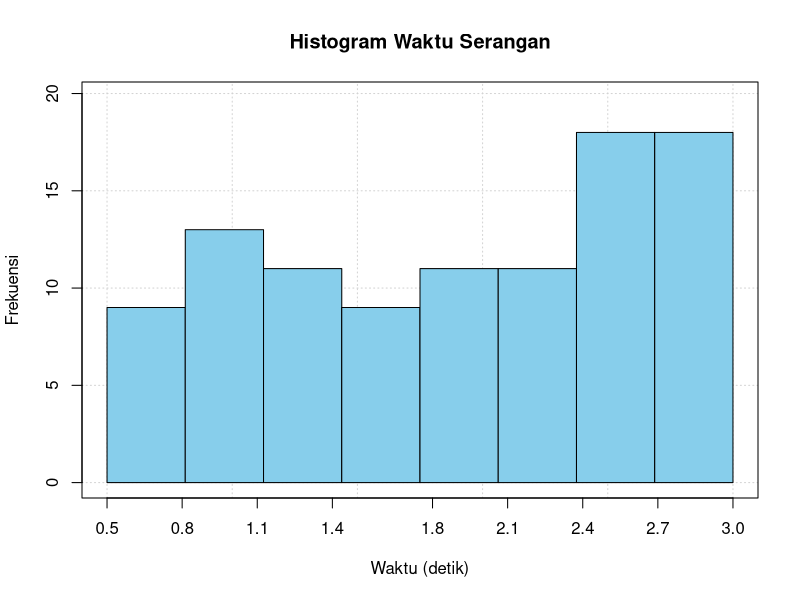
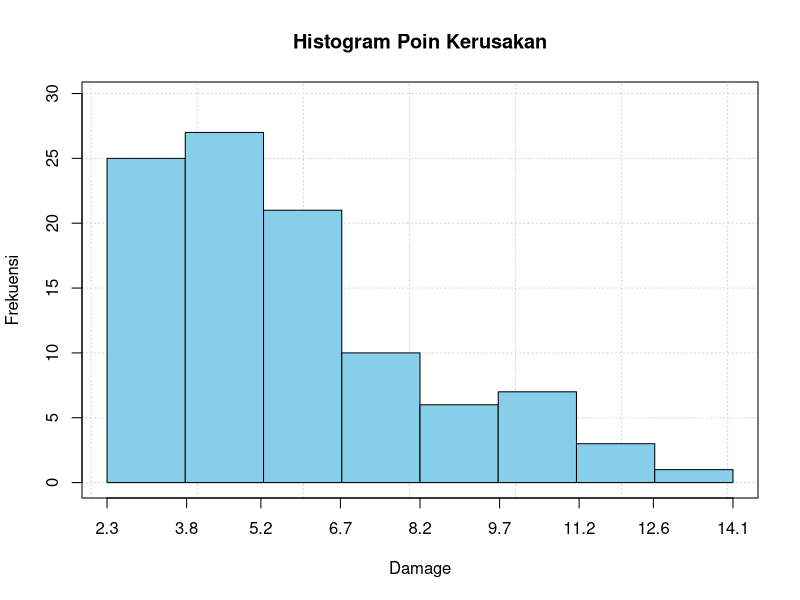
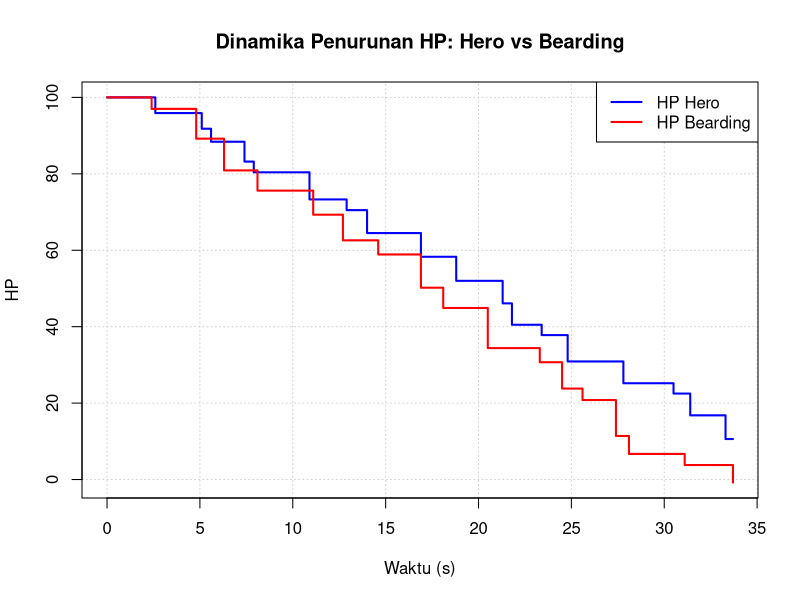

R code for these plots, in order: (Note: this script raises an error after producing the figures.)
## ---- chunk 1
# Impor Data
library(readxl)
library(tidyr)
df1 <- read_xlsx("../data/Data Nomer 1.xlsx")

# Perbaiki format pemisah
df1 <- df1 %>%
  separate("Serangan ke_nama monster(lama serangan,nilai kerusakan)", into = c("serangan_ke", "nama_monster(lama serangan,nilai kerusakan)"), sep = "_", extra = "merge") %>%
  separate("nama_monster(lama serangan,nilai kerusakan)", into = c("nama_monster", "lama_serangan", "nilai_kerusakan"), sep = "[(),]", extra = "drop", convert = TRUE)

# Ubah tipe data
df1$serangan_ke <- as.integer(df1$serangan_ke)
head(df1)
## ---- chunk 2
# Cek NA & duplikat
sum(is.na(df1))
sum(duplicated(df1))
## ---- chunk 3
# Nilai mean setiap kolom by nama monster
library(dplyr)
df1_mean <- df1 %>%
  group_by(nama_monster) %>%
  summarise(
    mean_lama_serangan = mean(lama_serangan),
    mean_nilai_kerusakan = mean(nilai_kerusakan)
  )
head(df1_mean)
## ---- chunk 4
# Bangkitkan data mentah
set.seed(23888)
n <- 100
waktu_raw <- rnorm(n, mean = 2, sd = 0.8)
damage_raw <- rgamma(n, shape = 2, scale = 2) + 2

# Logika aturan
waktu_serangan <- pmax(waktu_raw, 0.5) # Batas minimal waktu serangan 0.5 detik
poin_kerusakan <- pmax(damage_raw, 2) # Batas minimal poin kerusakan 2
waktu_serangan <- pmin(waktu_serangan, 3.0) # Batas maksimal waktu serangan 3.0 detik
kerusakan_tambahan <- ifelse(waktu_serangan > 3.0, waktu_serangan - 3.0, 0) # Kerusakan tambahan jika waktu serangan > 3.0 detik
poin_kerusakan <- pmax(damage_raw, 2) + kerusakan_tambahan # Total kerusakan (poin kerusakan min 2 + kerusakan tambahan)

# Pembulatan 1 angka di belakang koma
waktu_serangan <- round(waktu_serangan, 1)
poin_kerusakan <- round(poin_kerusakan, 1)

# Membuat data frame
df1_hero <- data.frame(
  Waktu_Serangan = waktu_serangan,
  Poin_Kerusakan = poin_kerusakan
)
head(df1_hero)
summary(df1_hero)
## ---- chunk 5
# Aturan sturges
n <- nrow(df1_hero)
k <- round(1 + 3.3 * log10(n))
k
## ---- chunk 6
# Membuat histogram kolom Waktu_Serangan
x1 <- df1_hero$Waktu_Serangan
breaks1 <- seq(min(x1), max(x1), length.out = k + 1)
counts1 <- table(cut(x1, breaks = breaks1, include.lowest = TRUE))

# Kanvas kosong & window
plot.new()
plot.window(xlim = c(min(breaks1), max(breaks1)), ylim = c(0, max(counts1) * 1.1))

# Elemen visual canvas
grid(nx = NULL, ny = NULL, col = "lightgray", lty = "dotted")
axis(1, at = round(breaks1, 1))
axis(2)
box()
title(main = "Histogram Waktu Serangan", xlab = "Waktu (detik)", ylab = "Frekuensi")

# Menggambar batang dengan rect()
for (i in 1:k) {
  rect(xleft = breaks1[i], ybottom = 0, 
       xright = breaks1[i+1], ytop = counts1[i], 
       col = "skyblue", border = "black")
}
## ---- chunk 7
# Membuat histogram kolom Poin_Kerusakan
x2 <- df1_hero$Poin_Kerusakan
breaks2 <- seq(min(x2), max(x2), length.out = k + 1)
counts2 <- table(cut(x2, breaks = breaks2, include.lowest = TRUE))

# Kanvas kosong & window
plot.new()
plot.window(xlim = c(min(breaks2), max(breaks2)), ylim = c(0, max(counts2) * 1.1))

# Elemen visual canvas
grid(nx = NULL, ny = NULL, col = "lightgray", lty = "dotted")
axis(1, at = round(breaks2, 1))
axis(2)
box()
title(main = "Histogram Poin Kerusakan", xlab = "Damage", ylab = "Frekuensi")

# Menggambar batang dengan rect()
for (i in 1:k) {
  rect(xleft = breaks2[i], ybottom = 0, 
       xright = breaks2[i+1], ytop = counts2[i], 
       col = "skyblue", border = "black")
}
## ---- chunk 8
# 1. Ambil data Bearding dari df1 & data Hero dari df1_hero
b_df <- df1[df1$nama_monster == "Bearnadi", ]

# 2. Gabung & urutkan kronologi serangan (Events)
ev <- rbind(
  data.frame(w = cumsum(df1_hero$Waktu_Serangan), p = "Hero", d = df1_hero$Poin_Kerusakan),
  data.frame(w = cumsum(b_df$lama_serangan), p = "Bearding", d = b_df$nilai_kerusakan)
)
ev <- ev[order(ev$w), ]

# 3. Simulasi pengurangan HP
hp_h <- 100; hp_b <- 100; t_vec <- 0; h_vec <- 100; b_vec <- 100

for (i in 1:nrow(ev)) {
  if (hp_h <= 0 || hp_b <= 0) break
  if (ev$p[i] == "Hero") hp_b <- hp_b - ev$d[i] else hp_h <- hp_h - ev$d[i]
  t_vec <- c(t_vec, ev$w[i]); h_vec <- c(h_vec, hp_h); b_vec <- c(b_vec, hp_b)
}

# 4. Canvas Plot (Low-Level)
plot.new()
plot.window(xlim = c(0, max(t_vec)), ylim = c(min(h_vec, b_vec), 100))
grid(); axis(1); axis(2); box()
title(main = "Dinamika Penurunan HP: Hero vs Bearding", xlab = "Waktu (s)", ylab = "HP")
lines(t_vec, h_vec, type = "s", col = "blue", lwd = 2)
lines(t_vec, b_vec, type = "s", col = "red", lwd = 2)
legend("topright", legend = c("HP Hero", "HP Bearding"), col = c("blue", "red"), lty = 1, lwd = 2)
## ---- chunk 9
# Impor data csv
data_pelanggan <- read.csv("../data/data_pelanggan.csv")
data_produk <- read.csv("../data/data_produk.csv")
transaksi_2024_01 <- read.csv("../data/transaksi_2024-01.csv")
transaksi_2024_02 <- read.csv("../data/transaksi_2024-02.csv")
transaksi_2024_03 <- read.csv("../data/transaksi_2024-03.csv")
transaksi_2024_04 <- read.csv("../data/transaksi_2024-04.csv")
transaksi_2024_05 <- read.csv("../data/transaksi_2024-05.csv")
transaksi_shopee <- read.csv("../data/transaksi_shopee.csv")
transaksi_tokopedia <- read.csv("../data/transaksi_tokopedia.csv")
transaksi_tiktok_shop <- read.csv("../data/transaksi_tiktok_shop.csv")
## ---- chunk 10
# Gabungkan data transaksi
gabung_tx <- rbind(
  transaksi_2024_01, transaksi_2024_02, transaksi_2024_03, 
  transaksi_2024_04, transaksi_2024_05, transaksi_shopee, 
  transaksi_tokopedia, transaksi_tiktok_shop
)
head(gabung_tx)
## ---- chunk 11
# Data duplikat & NA berdasarkan ID Transaksi pada data transaksi (gabungan)
cat("Total baris transaksi awal (gabungan):", nrow(gabung_tx), "\n")
cat("Jumlah ID_Transaksi unik             :", length(unique(gabung_tx$ID_Transaksi)), "(Aman)", "\n")
cat("Jumlah hanya ID_Transaksi duplikat   :", sum(duplicated(gabung_tx$ID_Transaksi))-sum(duplicated(gabung_tx)), "(Perbaiki)", "\n")
cat("Jumlah baris duplikat                :", sum(duplicated(gabung_tx)), "(Drop)", "\n\n")
cat("Jumlah NA pada Data Transaksi:\n")
gabung_tx[gabung_tx == ""] <- NA
print(colSums(is.na(gabung_tx)))
## ---- chunk 12
# Data duplikat & NA berdasarkan Kode Transaksi pada data produk
cat("Total baris data produk               :", nrow(data_produk), "\n")
cat("Jumlah Kode_Transaksi unik            :", length(unique(data_produk$Kode_Transaksi)), "(Aman)", "\n")
cat("Jumlah hanya Kode_Transaksi duplikat  :", sum(duplicated(data_produk$Kode_Transaksi))-sum(duplicated(data_produk)), "(Perbaiki)", "\n")
cat("Jumlah baris duplikat                 :", sum(duplicated(data_produk)), "(Drop)", "\n\n")
cat("\nJumlah NA pada Data Produk          :\n")
data_produk[data_produk == ""] <- NA
print(colSums(is.na(data_produk)))
## ---- chunk 13
# Data duplikat & NA berdasarkan No Transaksi pada data pelanggan
cat("Total baris data pelanggan          :", nrow(data_pelanggan), "\n")
cat("Jumlah No_Transaksi unik            :", length(unique(data_pelanggan$No_Transaksi)), "(Aman)", "\n")
cat("Jumlah hanya No_Transaksi duplikat  :", sum(duplicated(data_pelanggan$No_Transaksi))-sum(duplicated(data_pelanggan)), "(Perbaiki)", "\n")
cat("Jumlah baris duplikat               :", sum(duplicated(data_pelanggan)), "(Drop)", "\n\n")
cat("\nJumlah NA pada Data Pelanggan     :\n")
data_pelanggan[data_pelanggan == ""] <- NA
print(colSums(is.na(data_pelanggan)))
## ---- chunk 14
# Cek penulisan Marketplace, Status_Pesanan, dan format Tanggal pada data transaksi
cat("Variasi penulisan Marketplace:\n")
print(table(gabung_tx$Marketplace, useNA = "always"))
cat("\nVariasi penulisan Status_Pesanan:\n")
print(table(gabung_tx$Status_Pesanan, useNA = "always"))
cat("\n")
cat("\nVariasi penulisan format Tanggal:\n")
head(unique(gabung_tx$Tanggal), 10)
## ---- chunk 15
# Struktur tabel & tipe data produk
str(data_produk)

# Spasi berlebih Nama Produk pada data produk
cat("\nSampel Nama_Produk dengan spasi ganda:\n")
print(head(data_produk$Nama_Produk[grep("\\s{2,}", data_produk$Nama_Produk)], 5))

# Huruf "O" menjadi angka 0 pada data produk
cat("\nSampel Nama_Produk dengan typo angka '0' (harus huruf 'O'):\n")
print(unique(data_produk$Nama_Produk[grep("0", data_produk$Nama_Produk)]))

# Konsistensi huruf kapital Nama Produk pada data produk
cat("\nSampel variasi kapitalisasi Nama_Produk:\n")
print(head(data_produk$Nama_Produk[data_produk$Nama_Produk != tolower(data_produk$Nama_Produk)], 5))

# Format teks 'Rp' dan koma Harga Satuan pada data produk
cat("\nSampel data Harga_Satuan dengan variasi teks 'Rp':\n")
print(head(data_produk$Harga_Satuan, 5))

# Ringkasan Statistik dan Nilai Negatif Qty pada data produk
cat("\nRingkasan Statistik Qty:\n")
summary(data_produk$Qty)
cat("\nJumlah Qty bernilai negatif:", sum(data_produk$Qty < 0), "\n")
## ---- chunk 16
# Struktur tabel & tipe data pelanggan
str(data_pelanggan)

# Nama yang memiliki 2 spasi atau lebih di tengah kata pada data pelanggan
pelanggan_spasi <- data_pelanggan$Nama_Pelanggan[grep("\\s{2,}", data_pelanggan$Nama_Pelanggan)]
cat("Contoh Nama Pelanggan dengan spasi ganda:\n")
print(head(pelanggan_spasi, 3))

# Huruf "O" menjadi angka 0 pada data pelanggan
cat("\nSampel Nama_Pelanggan dengan typo angka '0' (harus huruf 'O'):\n")
print(unique(data_pelanggan$Nama_Pelanggan[grep("0", data_pelanggan$Nama_Pelanggan)]))

# Konsistensi huruf kapital Nama Pelanggan pada data pelanggan
cat("\nSampel variasi kapitalisasi Nama_Pelanggan:\n")
print(head(data_pelanggan$Nama_Pelanggan[data_pelanggan$Nama_Pelanggan != tolower(data_pelanggan$Nama_Pelanggan)], 5))

# Konsistensi nomor HP pada data pelanggan
cat("\nSampel variasi awalan No_HP pada data pelanggan:\n")
awalan_hp <- unique(substr(data_pelanggan$No_HP, 1, 3))
print(awalan_hp)
cat("\nJumlah No_HP tidak valid (mengandung 'NOH'):\n")
print(sum(grepl("NOH", data_pelanggan$No_HP, ignore.case = TRUE), na.rm = TRUE))
## ---- chunk 17
# Hapus baris duplikat, standarisasi marketplace, dan standarisasi status pesanan pada data transaksi
tx_clean <- gabung_tx[!duplicated(gabung_tx), ]
tx_clean$Marketplace[grep("shopee", tx_clean$Marketplace, ignore.case = TRUE)] <- "Shopee"
tx_clean$Marketplace[grep("toko", tx_clean$Marketplace, ignore.case = TRUE)] <- "Tokopedia"
tx_clean$Marketplace[grep("tik", tx_clean$Marketplace, ignore.case = TRUE)] <- "TikTok Shop"
tx_clean$Status_Pesanan[grep("selesai|complete", tx_clean$Status_Pesanan, ignore.case = TRUE)] <- "Selesai"
tx_clean$Status_Pesanan[grep("dibatalkan", tx_clean$Status_Pesanan, ignore.case = TRUE)] <- "Dibatalkan"
tx_clean$Status_Pesanan[grep("diproses", tx_clean$Status_Pesanan, ignore.case = TRUE)] <- "Diproses"
## ---- chunk 18
# Perbaikan format tanggal ke YYYY-MM-DD data transaksi
library(lubridate)
library(stringr)
bulan_indo <- c("Januari"="Jan", "Februari"="Feb", "Maret"="Mar", "April"="Apr", 
                "Mei"="May", "Juni"="Jun", "Juli"="Jul", "Agustus"="Aug", 
                "September"="Sep", "Oktober"="Oct", "November"="Nov", "Desember"="Dec")
tx_clean$Tanggal <- as.Date(parse_date_time(str_replace_all(tx_clean$Tanggal, bulan_indo), orders = c("dmy", "ymd")))
## ---- chunk 19
# Hapus baris duplikat, bersihkan spasi, perbaiki huruf "O", konsistensi kapital, bersihkan teks 'Rp' & koma, ubah nilai negatif pada QTY, lalu hitung ulang Total_Harga pada data produk
library(tools)
produk_clean <- data_produk[!duplicated(data_produk), ]
produk_clean$Nama_Produk  <- trimws(gsub("\\s+", " ", produk_clean$Nama_Produk))
produk_clean$Nama_Produk <- gsub("0", "o", produk_clean$Nama_Produk)
produk_clean$Nama_Produk  <- toTitleCase(tolower(produk_clean$Nama_Produk))
produk_clean$Harga_Satuan <- as.numeric(gsub("[^0-9]", "", produk_clean$Harga_Satuan))
produk_clean$Qty <- abs(produk_clean$Qty)
produk_clean$Total_Harga  <- produk_clean$Harga_Satuan * produk_clean$Qty
## ---- chunk 20
# Hapus baris duplikat, bersihkan spasi ganda nama, perbaiki huruf "O", konsistensi kapital, dan standarisasi nomor HP (pakai 08...) + NA kan nomor yang tidak valid pada data pelanggan
library(tools)
pelanggan_clean <- data_pelanggan[!duplicated(data_pelanggan), ]
pelanggan_clean$Nama_Pelanggan <- trimws(gsub("\\s+", " ", pelanggan_clean$Nama_Pelanggan))
pelanggan_clean$Nama_Pelanggan <- gsub("0", "o", pelanggan_clean$Nama_Pelanggan)
pelanggan_clean$Nama_Pelanggan <- toTitleCase(tolower(pelanggan_clean$Nama_Pelanggan))
pelanggan_clean$No_HP[grepl("[A-Za-z]", pelanggan_clean$No_HP)] <- NA
pelanggan_clean$No_HP <- sub("^(\\+?628|0?8)", "08", pelanggan_clean$No_HP)
## ---- chunk 21
# FUNCTION UNTUK KEPERLUAN CEK DUPLIKASI ID_TRANSAKSI
cek_urutan_id <- function(kolom_id, prefix = "TRX") {
  # 1. Ambil angka murni dari data
  raw_id <- na.omit(as.character(kolom_id))
  nums   <- as.numeric(gsub("[^0-9]", "", raw_id))
  if (length(nums) == 0) return("Data kosong atau format ID tidak valid.")
  # 2. Cari ID yang hilang dari deret ideal (min ke max)
  ideal   <- min(nums):max(nums)
  hilang  <- setdiff(ideal, nums)
  # 3. Evaluasi kelengkapan & urutan
  if (length(hilang) > 0) {
    pad <- nchar(gsub("[^0-9]", "", raw_id[1]))
    id_missing <- paste0(prefix, sprintf(paste0("%0", pad, "d"), hilang))
    return(paste0("Kolom tidak urut/tidak lengkap! Ada ", length(hilang), 
                  " ID tertinggal: ", paste(id_missing, collapse = ", ")))
  }
  if (is.unsorted(nums)) {
    return("Seluruh ID lengkap, tetapi posisi di tabel belum terurut (perlu di-sort).")
  }
  paste0("Kolom sudah urut dan lengkap dari ", prefix, min(nums), " sampai ", prefix, max(nums), ".")
}
## ---- chunk 22
# Merge seluruh dataset
library(dplyr)
tabel_akhir <- tx_clean %>%
  mutate(id_ke = row_number(), .by = ID_Transaksi) %>%
  left_join(produk_clean %>% mutate(id_ke = row_number(), .by = Kode_Transaksi), 
            by = c("ID_Transaksi" = "Kode_Transaksi", "id_ke")) %>%
  left_join(pelanggan_clean %>% mutate(id_ke = row_number(), .by = No_Transaksi), 
            by = c("ID_Transaksi" = "No_Transaksi", "id_ke")) %>%

# Penyesuaian tipe data tiap kolom
mutate(
    ID_Transaksi   = as.character(ID_Transaksi),
    Tanggal        = as.Date(Tanggal),
    Marketplace    = as.factor(Marketplace),
    Nama_Produk    = as.character(Nama_Produk),
    Kategori       = as.factor(Kategori),
    Harga_Satuan   = as.numeric(Harga_Satuan),
    Qty            = as.integer(Qty),
    Total_Harga    = as.numeric(Total_Harga),
    Nama_Pelanggan = as.character(Nama_Pelanggan),
    No_HP          = as.character(No_HP),
    Status_Pesanan = as.factor(Status_Pesanan),
    Metode_Bayar   = as.factor(Metode_Bayar)
  ) %>%

# Pilih variabel wajib saja & urutkan berdasarkan ID_Transaksi (Ascending)
select(
    ID_Transaksi, Tanggal, Marketplace, Nama_Produk, 
    Kategori, Harga_Satuan, Qty, Total_Harga, 
    Nama_Pelanggan, No_HP, Status_Pesanan, Metode_Bayar
  ) %>%
  arrange(ID_Transaksi)
## ---- chunk 23
# Data duplikat, ID_Transaksi yang belum ada, NA berdasarkan ID Transaksi, dan nilai unik Nama Produk & Kategori pada tabel akhir
cat("Total baris tabel akhir             :", nrow(tabel_akhir), "\n")
cat("Jumlah ID_Transaksi unik            :", length(unique(tabel_akhir$ID_Transaksi)), "\n")
cat("Jumlah hanya ID_Transaksi duplikat  :", sum(duplicated(tabel_akhir$ID_Transaksi)), "\n\n")
cat("\nJumlah NA pada Tabel Akhir:\n")
print(colSums(is.na(tabel_akhir)))
cat("\nHasil cek kolom ID_Transaksi:\n")
cek_urutan_id(tabel_akhir$ID_Transaksi)
cat("\nNilai unik pada kolom Nama_Produk:\n")
unique(tabel_akhir$Nama_Produk)
cat("\nNilai unik pada kolom Kategori:\n")
unique(tabel_akhir$Kategori)
## ---- chunk 24
# Ganti ID_Transaksi duplikat menggunakan ID_Transaksi yang belum ada
which(duplicated(tabel_akhir$ID_Transaksi))
tabel_akhir$ID_Transaksi[13] <- "TRX1062"
tabel_akhir$ID_Transaksi[15] <- "TRX1063"
tabel_akhir$ID_Transaksi[24] <- "TRX1064"
tabel_akhir$ID_Transaksi[25] <- "TRX1085"
tabel_akhir$ID_Transaksi[30] <- "TRX1098"
tabel_akhir$ID_Transaksi[33] <- "TRX1135"
## ---- chunk 25
# Sesuaikan kategori berdasarkan nama produknya
library(dplyr)
tabel_akhir <- tabel_akhir %>%
  mutate(
    Kategori = case_when(
      Nama_Produk %in% c("Celana Jeans", "Rok Plisket", "Celana Chino") ~ "Bawahan",
      Nama_Produk %in% c("Sweater Rajut", "Blazer Wanita", "Jaket Hoodie") ~ "Outerwear",
      Nama_Produk %in% c("Dress Motif", "Kemeja Flanel", "Kaos Polos", "Kaos Oblong") ~ "Atasan",
      TRUE ~ as.character(Kategori)
    ),
    Kategori = factor(Kategori, levels = c("Atasan", "Bawahan", "Outerwear"))
  )
head(tabel_akhir)
## ---- chunk 26
# Ekspor data dengan formar csv
write.csv(tabel_akhir, "data_penjualan_clean.csv", row.names = FALSE)
data_penjualan_clean <- read.csv("data_penjualan_clean.csv")
head(data_penjualan_clean)
## ---- chunk 27
# Perhitungan nilai fungsi invers di u = 0.85
a <- 1.2
b <- 0.8
g <- 0.5
u <- 0.85
x <- -(1/g) * log(1 - (1 - exp(-g)) * ((-log(1 - u))/a)^(1/b))
x
## ---- chunk 28
# Pembuatan function generator bilangan acak
rowig <- function(n, alpha, beta, gamma) {
  u <- runif(n)
  x <- -(1 / gamma) * log(1 - (1 - exp(-gamma)) * ((-log(1 - u)) / alpha)^(1 / beta))
  return(x)
}
# Pembangkitan bilangan acak
set.seed(23888)
n <- (88 * 10) + 96
alpha <- 1 + (6 / 10)
beta <- 0.5 + (0 / 10)
gamma <- 0.2 + (9 / 10)
random <- rowig(n = n, alpha = alpha, beta = beta, gamma = gamma)
## ---- chunk 29
# Histogram
hist(random,
     breaks = 30,
     col = "skyblue",
     border = "black",
     main = "Histogram Distribusi Waktu Tunggu Pelanggan",
     xlab = "Waktu Tunggu (Menit)",
     ylab = "Frekuensi",
     probability = TRUE)

# Rata-rata waktu tunggu pelanggan
mean(random, na.rm = TRUE)
## ---- chunk 30
# Perhitungan probabilitas teoretis P(X > 19) menggunakan CDF
x_limit <- 19
cdf_19 <- 1 - exp(-alpha * ((1 - exp(-gamma * x_limit)) / (1 - exp(-gamma)))^beta)
p_teoretis <- 1 - cdf_19
cat("Probabilitas Teoretis P(X > 19)     :", sprintf("%.6f", p_teoretis), "\n")

# Menghitung proporsi data simulasi yang bernilai > 19
p_empiris <- mean(random > 19, na.rm = TRUE)
cat("Estimasi Probabilitas Dari Simulasi :", sprintf("%.6f", p_empiris), "\n")
## ---- chunk 31
# Hitung median teoretis menggunakan u = 0.5
median_teoretis <- -(1 / gamma) * log(
  1 - (1 - exp(-gamma)) * ((-log(1 - 0.5)) / alpha)^(1 / beta)
)
cat("Median Teoretis :", round(median_teoretis, 5), "menit\n")

# Hitung median sampel dari data simulasi
median_sampel <- median(random, na.rm = TRUE)
cat("Median Sampel   :", round(median_sampel, 5), "menit\n")
